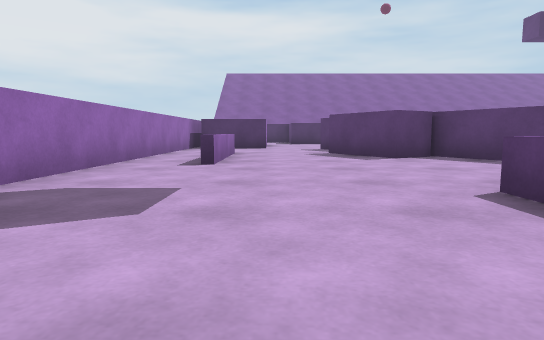
[1] (above)

17 first-person views from a walk through a 3-D level made in the Unity game engine. The camera is 0.48 m above the floor, tilts 6° down and sees 75° across. The floor is counted in squares, 1 m on a side. Each view is taken from the middle of a square. On the plan, view 1 faces up. The plan holds only what a view shows up to about 9 squares ahead; the rest is blank. The place goes on beyond the plan. The player character is not drawn.

[2]
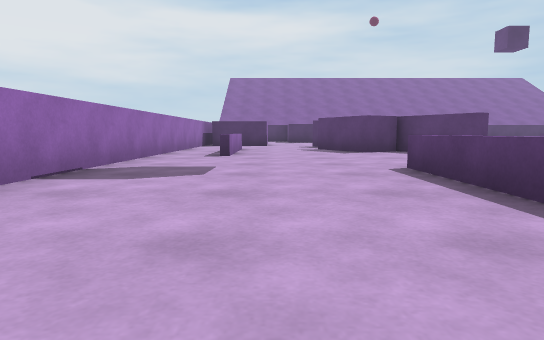

[3]
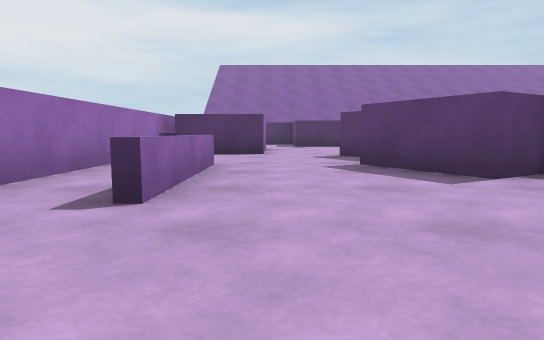

[4]
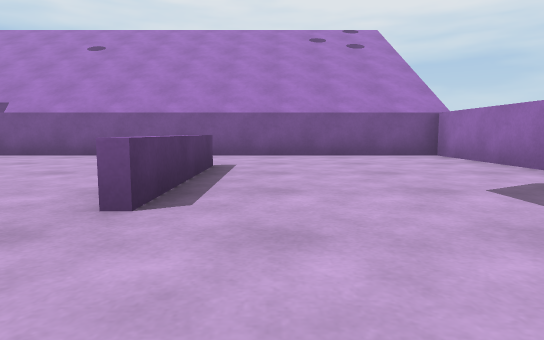

[5]
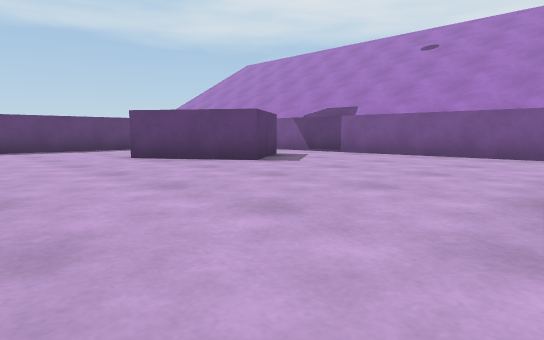

[6]
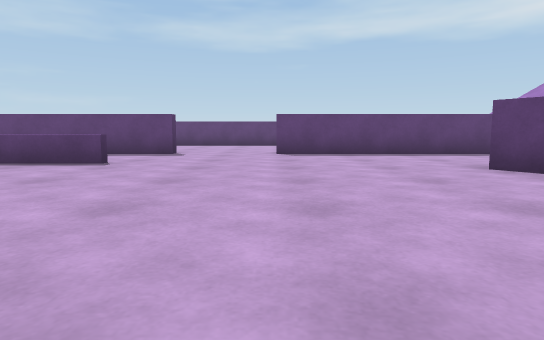

[7]
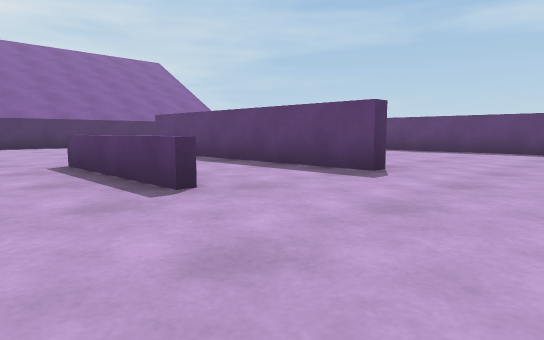

[8]
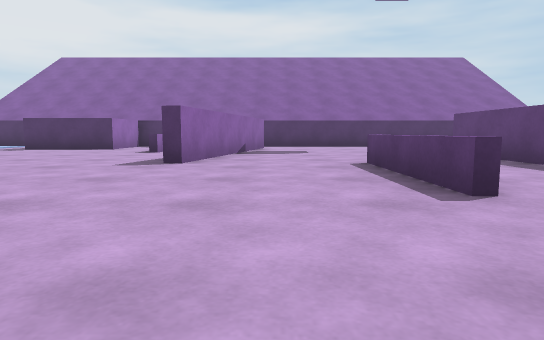

[9]
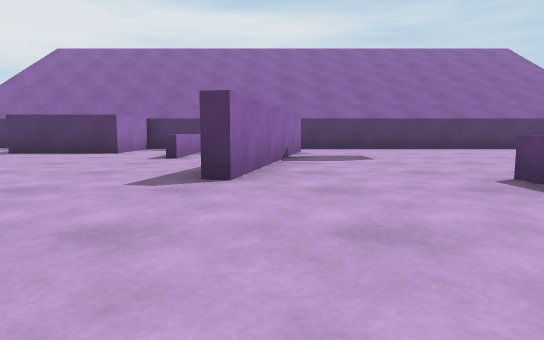

[10]
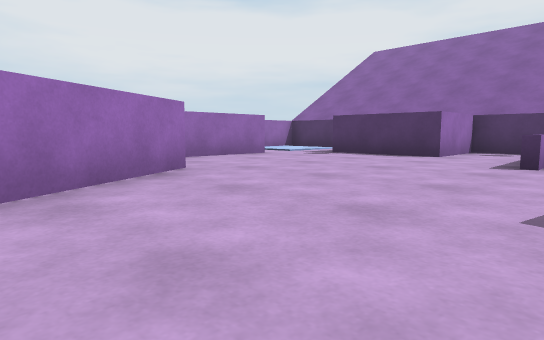

[11]
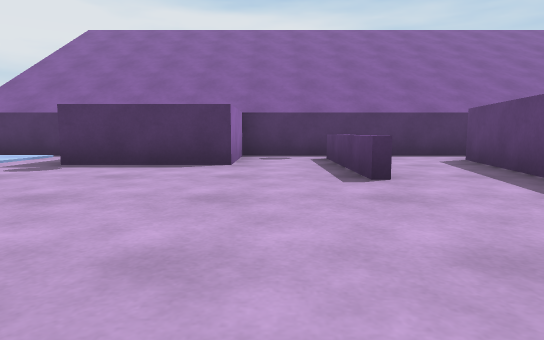

[12]
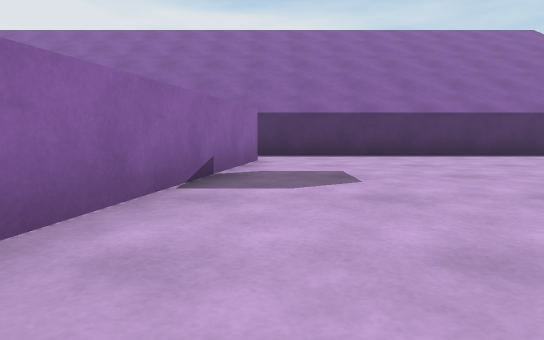

[13]
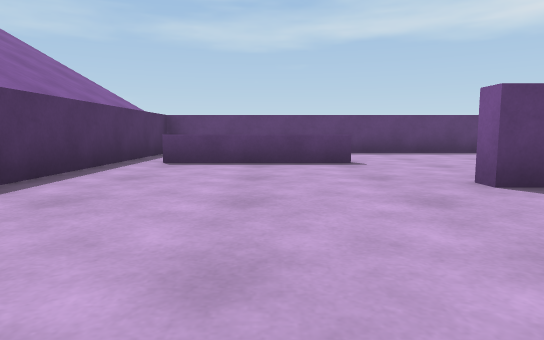

[14]
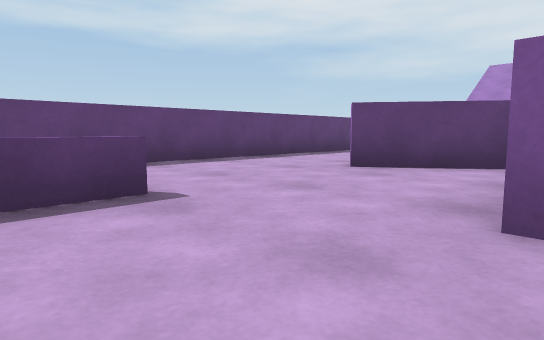

[15]
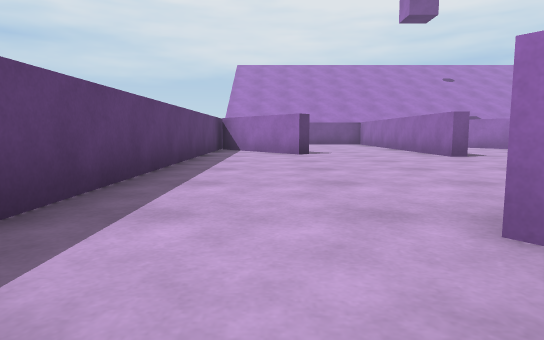

[16]
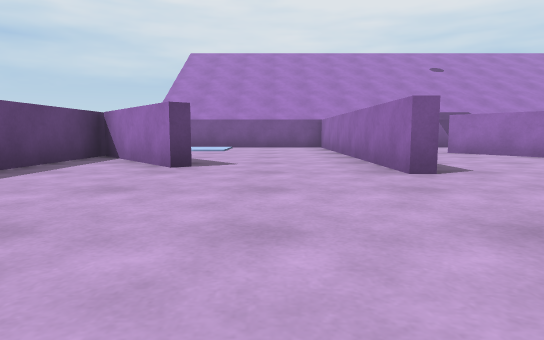

[17]
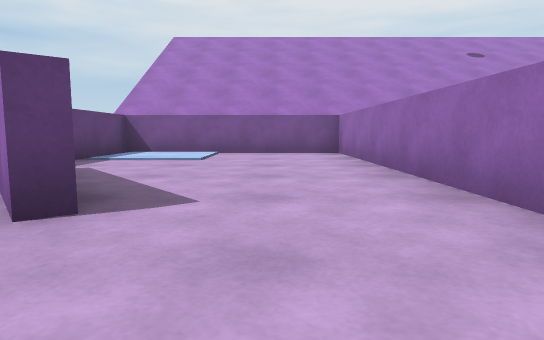

### Floor plan
Key: @ floor where view 1 was taken; # wall or solid block; . main floor; : floor 0.05 m higher than the main floor; = window, fence, low wall or low ledge; ^ raised ledge; B block.
Columns run from 3 left of view 1 to 18 right of it. Each row starts with its distance up from view 1.
 18  ##   ################
 17   ..  B............. #
 16   :.BBB.=.#.......^  #
 15    .....=.#.......^  #
 14    #....=.#.......^  #
 13    #......#....#.....#
 12 #  #.....##....#.....#
 11 ####.....#.....#.....#
 10 #....#.......=.###...#
  9 #....#.......=.##....#
  8 #.=..B#......=.#.....#
  7 #.=..BB#.............#
  6 #.=....#.............#
  5 #....................#
  4 #..............#...#.#
  3 #....=.........#...#.#
  2 #....=......B..#...###
  1 #....=....BBBB.#.....#
  0 #..@.=....B    #.....#
 -1 #..........B   #...::#
 -2 #...........   #...::#
 -3 ###########    #######

Where each view was taken, in squares from view 1:
view 1: 0 up, 0 right, facing up
view 2: 2 down, 0 right, facing up
view 3: 3 up, 0 right, facing up
view 4: 5 up, 1 right, facing down
view 5: 5 up, 2 right, facing down-right
view 6: 5 up, 4 right, facing right
view 7: 5 up, 8 right, facing up-right
view 8: 5 up, 8 right, facing up
view 9: 7 up, 7 right, facing up
view 10: 8 up, 6 right, facing up-left
view 11: 10 up, 4 right, facing up
view 12: 10 up, 8 right, facing up
view 13: 15 up, 9 right, facing right
view 14: 15 up, 12 right, facing down-right
view 15: 12 up, 16 right, facing down
view 16: 9 up, 14 right, facing down
view 17: 6 up, 14 right, facing down
